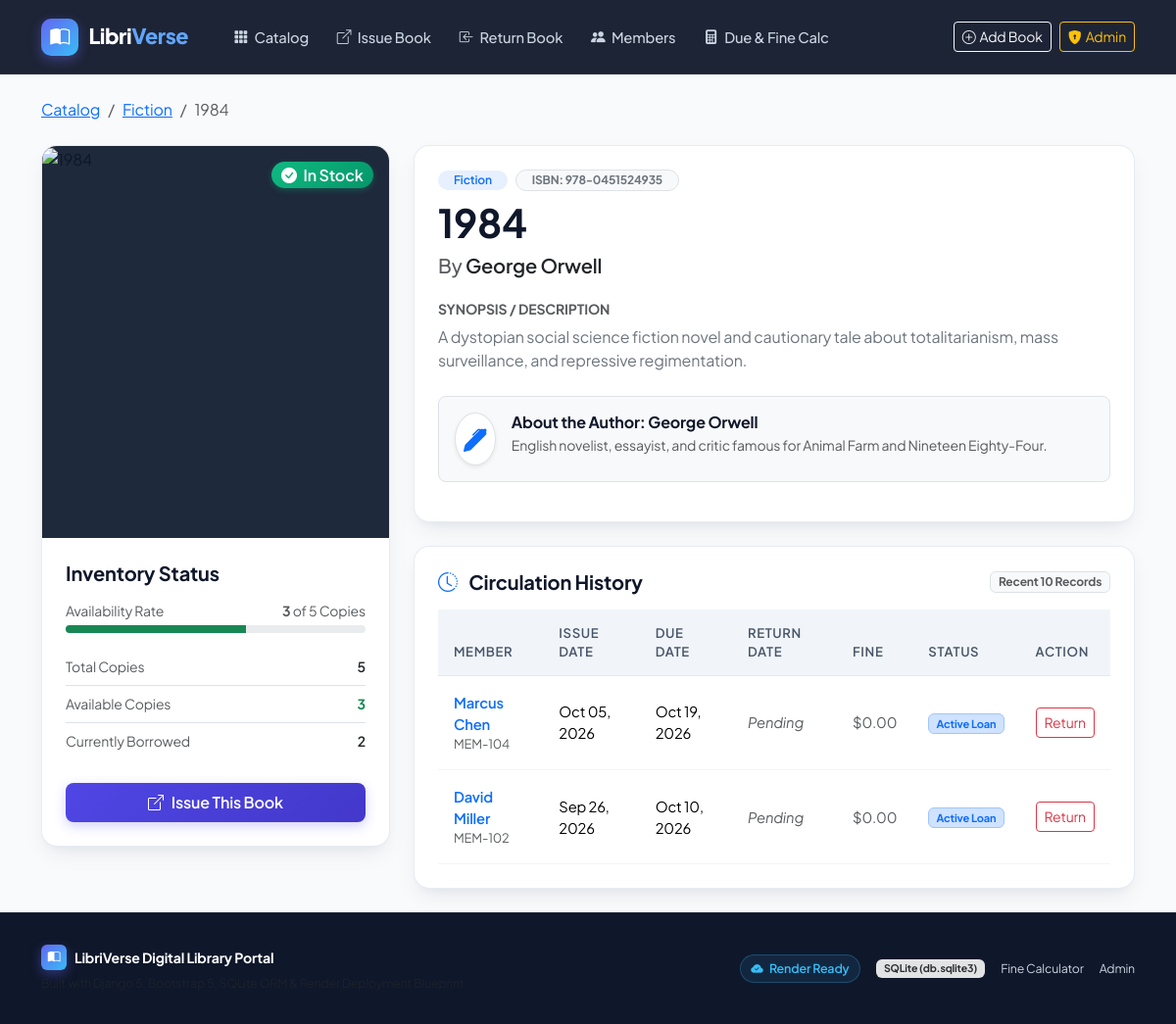
The page /books/2/ on the database its author committed.
### library/models.py (models this page shows, shortened)
class Book(models.Model):
    GENRE_CHOICES = [
        ('Fiction', 'Fiction'),
        ('Non-Fiction', 'Non-Fiction'),
        ('Science & Tech', 'Science & Tech'),
        ('History', 'History'),
        ('Biography', 'Biography'),
        ('Philosophy', 'Philosophy'),
        ('Fantasy & Sci-Fi', 'Fantasy & Sci-Fi'),
        ('Mystery & Thriller', 'Mystery & Thriller'),
        ('Classic Literature', 'Classic Literature'),
        ('Computer Science', 'Computer Science'),
        ('Business & Economics', 'Business & Economics'),
    ]
    title = models.CharField(max_length=255)
    author = models.ForeignKey(Author, on_delete=models.CASCADE, related_name='books')
    isbn = models.CharField(max_length=20, unique=True, verbose_name="ISBN")
    genre = models.CharField(max_length=100, choices=GENRE_CHOICES, default='Fiction')
    total_copies = models.PositiveIntegerField(default=1)
    available_copies = models.PositiveIntegerField(default=1)
    cover_url = models.URLField(
        blank=True,
        null=True,
        help_text="Direct link to book cover image",
        default="https://images.unsplash.com/photo-1544716278-ca5e3f4abd8c?auto=format&fit=crop&w=600&q=80"
    )
    description = models.TextField(blank=True, help_text="Synopsis or book summary")
    class Meta:
        ordering = ['title']
    @property
    def borrowed_copies(self):
        return max(0, self.total_copies - self.available_copies)

class Author(models.Model):
    name = models.CharField(max_length=200, help_text="Author's full name")
    biography = models.TextField(blank=True, help_text="Short author biography")
    class Meta:
        ordering = ['name']

class CirculationRecord(models.Model):
    book = models.ForeignKey(Book, on_delete=models.CASCADE, related_name='circulation_records')
    member = models.ForeignKey(Member, on_delete=models.CASCADE, related_name='circulation_records')
    issue_date = models.DateField(default=timezone.now)
    due_date = models.DateField(blank=True)
    return_date = models.DateField(null=True, blank=True)
    fine_amount = models.DecimalField(max_digits=7, decimal_places=2, default=Decimal('0.00'))
    returned = models.BooleanField(default=False)
    class Meta:
        ordering = ['-issue_date']
    @property
    def is_overdue(self):
        if self.returned:
            return False
        today = timezone.localdate() if hasattr(timezone, 'localdate') else date.today()
        return today > self.due_date

class Member(models.Model):
    name = models.CharField(max_length=200)
    member_id = models.CharField(max_length=50, unique=True, verbose_name="Member ID")
    email = models.EmailField(unique=True)
    phone = models.CharField(max_length=25, blank=True)
    joined_date = models.DateField(default=timezone.now)
    class Meta:
        ordering = ['name']

### library/views.py (the view)
# urls.py: path('books/<int:pk>/', views.book_detail_view, name='book_detail'),
def book_detail_view(request, pk):
    book = get_object_or_404(Book.objects.select_related('author'), pk=pk)
    records = book.circulation_records.select_related('member').order_by('-issue_date')[:10]
    today = timezone.localdate() if hasattr(timezone, 'localdate') else date.today()
    context = {
        'book': book,
        'records': records,
        'today': today,
    }
    return render(request, 'library/book_detail.html', context)

### library/templates/library/book_detail.html (shortened to what this page needs)
{% extends 'library/base.html' %}
{% load static %}
{% block content %}
<div class="container py-4">
    <nav aria-label="breadcrumb" class="mb-4">
        <ol class="breadcrumb">
            <li class="breadcrumb-item"><a href="{% url 'catalog' %}">Catalog</a></li>
            <li class="breadcrumb-item"><a href="{% url 'catalog' %}?genre={{ book.genre }}">{{ book.genre }}</a></li>
            <li class="breadcrumb-item active" aria-current="page">{{ book.title }}</li>
        </ol>
    </nav>
    <div class="row g-4">
        <div class="col-lg-4">
            <div class="card-modern">
                <div style="height: 400px; background-color: #1e293b; overflow: hidden; position: relative;">
                    <img src="{{ book.cover_url|default:'https://images.unsplash.com/photo-1544716278-ca5e3f4abd8c?auto=format&fit=crop&w=600&q=80' }}"
                         alt="{{ book.title }}"
                         class="w-100 h-100"
                         style="object-fit: cover;"
                         onerror="this.onerror=null; this.src='https://images.unsplash.com/photo-1544716278-ca5e3f4abd8c?auto=format&fit=crop&w=600&q=80';">
                    <div class="position-absolute top-0 end-0 m-3">
                        {% if book.available_copies > 0 %}
                        <span class="badge badge-available fs-6">
                            <i class="bi bi-check-circle-fill me-1"></i> In Stock
                        </span>
                        {% else %}
                        <span class="badge badge-unavailable fs-6">
                            <i class="bi bi-x-circle-fill me-1"></i> All Checked Out
                        </span>
                        {% endif %}
                    </div>
                </div>
                <div class="p-4">
                    <h5 class="fw-bold mb-3">Inventory Status</h5>
                    <div class="mb-3">
                        <div class="d-flex justify-content-between small text-muted mb-1">
                            <span>Availability Rate</span>
                            <span><strong>{{ book.available_copies }}</strong> of {{ book.total_copies }} Copies</span>
                        </div>
                        <div class="progress" style="height: 8px;">
                            <div class="progress-bar {% if book.available_copies > 0 %}bg-success{% else %}bg-danger{% endif %}"
                                 role="progressbar"
                                 style="width: {% widthratio book.available_copies book.total_copies 100 %}%;"></div>
                        </div>
                    </div>
                    <ul class="list-group list-group-flush mb-4 small">
                        <li class="list-group-item d-flex justify-content-between px-0">
                            <span class="text-muted">Total Copies</span>
                            <span class="fw-semibold">{{ book.total_copies }}</span>
                        </li>
                        <li class="list-group-item d-flex justify-content-between px-0">
                            <span class="text-muted">Available Copies</span>
                            <span class="fw-bold {% if book.available_copies > 0 %}text-success{% else %}text-danger{% endif %}">{{ book.available_copies }}</span>
                        </li>
                        <li class="list-group-item d-flex justify-content-between px-0">
                            <span class="text-muted">Currently Borrowed</span>
                            <span class="fw-semibold">{{ book.borrowed_copies }}</span>
                        </li>
                    </ul>
                    {% if book.available_copies > 0 %}
                    <a href="{% url 'issue_book_preselected' book.id %}" class="btn btn-primary-custom w-100 py-2 d-flex align-items-center justify-content-center gap-2">
                        <i class="bi bi-box-arrow-up-right"></i> Issue This Book
                    </a>
                    {% else %}
                    <div class="alert alert-warning py-2 px-3 small mb-0 text-center">
                        <i class="bi bi-clock-history me-1"></i> All copies are currently checked out. Return an existing copy to issue.
                    </div>
                    {% endif %}
                </div>
            </div>
        </div>
        <div class="col-lg-8">
            <div class="card-modern p-4 mb-4">
                <div class="d-flex flex-wrap align-items-center gap-2 mb-2">
                    <span class="badge bg-primary bg-opacity-10 text-primary fw-semibold px-3 py-1 rounded-pill">
                        {{ book.genre }}
                    </span>
                    <span class="badge bg-light text-secondary border px-3 py-1 rounded-pill">
                        ISBN: {{ book.isbn }}
                    </span>
                </div>
                <h1 class="display-6 fw-bold mb-2">{{ book.title }}</h1>
                <h5 class="text-muted mb-4">
                    By <span class="text-dark fw-semibold">{{ book.author.name }}</span>
                </h5>
                <div class="mb-4">
                    <h6 class="fw-bold text-uppercase text-muted small letter-spacing">Synopsis / Description</h6>
                    <p class="text-secondary leading-relaxed">
                        {{ book.description|default:"No extended synopsis provided for this book edition in the digital catalog." }}
                    </p>
                </div>
                <div class="bg-light p-3 rounded-3 border mb-3">
                    <div class="d-flex align-items-start gap-3">
                        <div class="bg-white p-2 rounded-circle border shadow-sm text-primary">
                            <i class="bi bi-pen-fill fs-4"></i>
                        </div>
                        <div>
                            <h6 class="fw-bold mb-1">About the Author: {{ book.author.name }}</h6>
                            <p class="small text-muted mb-0">
                                {{ book.author.biography|default:"Biography information is currently being updated in the library database." }}
                            </p>
                        </div>
                    </div>
                </div>
            </div>
            <div class="card-modern p-4">
                <div class="d-flex justify-content-between align-items-center mb-3">
                    <h5 class="fw-bold mb-0">
                        <i class="bi bi-clock-history text-primary me-2"></i> Circulation History
                    </h5>
                    <span class="badge bg-light text-muted border">Recent 10 Records</span>
                </div>
                {% if records %}
                <div class="table-responsive">
                    <table class="table table-custom">
                        <thead>
                            <tr>
                                <th>Member</th>
                                <th>Issue Date</th>
                                <th>Due Date</th>
                                <th>Return Date</th>
                                <th>Fine</th>
                                <th>Status</th>
                                <th>Action</th>
                            </tr>
                        </thead>
                        <tbody>
                            {% for rec in records %}
                            <tr>
                                <td>
                                    <a href="{% url 'member_dashboard' rec.member.id %}" class="fw-semibold text-decoration-none">
                                        {{ rec.member.name }}
                                    </a>
                                    <div class="small text-muted">{{ rec.member.member_id }}</div>
                                </td>
                                <td>{{ rec.issue_date|date:"M d, Y" }}</td>
                                <td>
                                    {{ rec.due_date|date:"M d, Y" }}
                                </td>
                                <td>
                                    {% if rec.return_date %}
                                        {{ rec.return_date|date:"M d, Y" }}
                                    {% else %}
                                        <span class="text-muted fst-italic">Pending</span>
                                    {% endif %}
                                </td>
                                <td>
                                    {% if rec.fine_amount > 0 %}
                                        <span class="text-danger fw-bold">${{ rec.fine_amount }}</span>
                                    {% elif not rec.returned and rec.is_overdue %}
                                        <span class="text-danger fw-bold">${{ rec.current_estimated_fine }} (est)</span>
                                    {% else %}
                                        <span class="text-muted">$0.00</span>
                                    {% endif %}
                                </td>
                                <td>
                                    {% if rec.returned %}
                                        <span class="badge bg-success-subtle text-success border border-success-subtle">Returned</span>
                                    {% else %}
                                        <span class="badge bg-primary-subtle text-primary border border-primary-subtle">Active Loan</span>
                                    {% endif %}
                                </td>
                                <td>
                                    {% if not rec.returned %}
                                    <a href="{% url 'return_book' rec.id %}" class="btn btn-sm btn-outline-danger">
                                        Return
                                    </a>
                                    {% else %}
                                    <span class="text-muted small"><i class="bi bi-check2"></i> Closed</span>
                                    {% endif %}
                                </td>
                            </tr>
                            {% endfor %}
                        </tbody>
                    </table>
                </div>
                {% else %}
                <p class="text-muted small mb-0 py-3 text-center">No circulation history records logged yet for this title.</p>
                {% endif %}
            </div>
        </div>
    </div>
</div>
{% endblock %}

### rows shown on the page
Book: genre "Fiction", title "1984", available_copies "3", total_copies "5", borrowed_copies "2", isbn "978-0451524935", author.name "George Orwell", description "A dystopian social science fiction novel and cautionary tale about totalitarianism, mass surveillance, and repressive regimentation.", author.biography "English novelist, essayist, and critic famous for Animal Farm and Nineteen Eighty-Four."
CirculationRecord: member.name "Marcus Chen", member.member_id "MEM-104", issue_date "Oct 05, 2026", due_date "Oct 19, 2026", shows "Pending", fine_amount "$0.00", returned "Active Loan"
CirculationRecord: member.name "David Miller", member.member_id "MEM-102", issue_date "Sep 26, 2026", due_date "Oct 10, 2026", shows "Pending", fine_amount "$0.00", returned "Active Loan"
